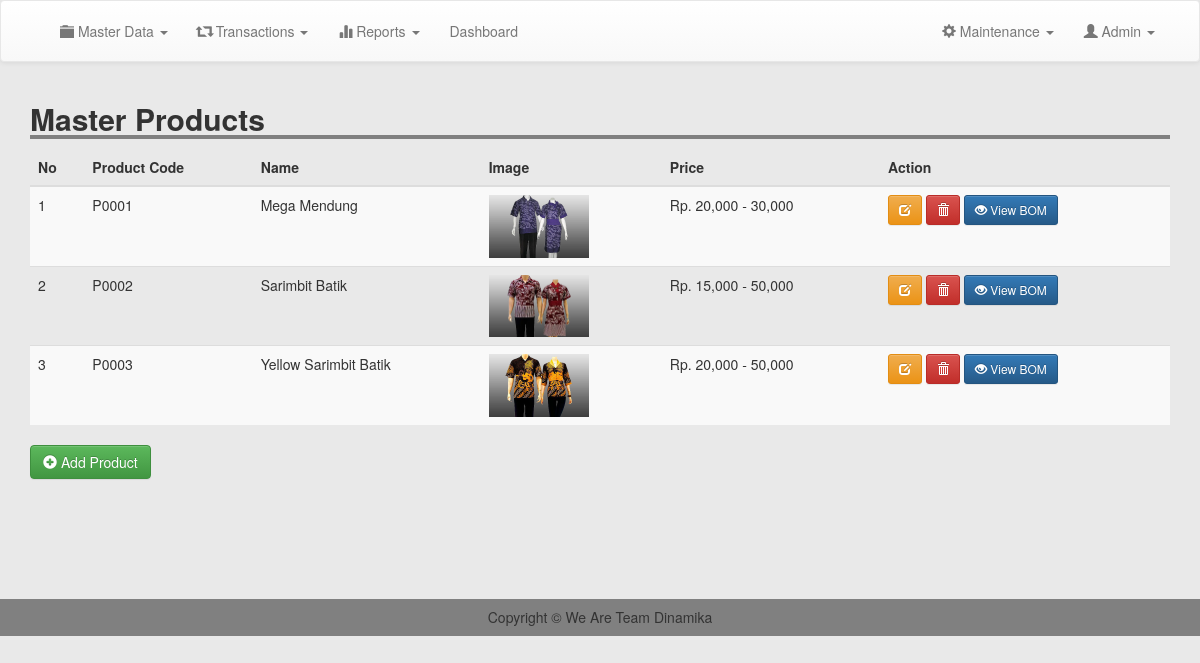
/admin/master_products.php (signed in), run on the app's committed database.
### tables this page shows
CREATE TABLE products (
    product_code VARCHAR(20) PRIMARY KEY,
    name VARCHAR(150) NOT NULL,
    price VARCHAR(255) NOT NULL,
    size VARCHAR(255) NOT NULL,
    weight INT NOT NULL,
    description TEXT,
    image VARCHAR(255)
);

### admin/master_products.php (the view, shortened to what this page needs)
<?php
include 'header.php';
?>
<div class="container">
    <h2 style="border-bottom:4px solid gray;"><b>Master Products</b></h2>
    <table class="table table-striped">
        <thead>
            <tr>
                <th scope="col">No</th>
                <th scope="col">Product Code</th>
                <th scope="col">Name</th>
                <th scope="col">Image</th>
                <th scope="col">Price</th>
                <th scope="col">Action</th>
            </tr>
        </thead>
        <tbody>
            <?php
            $no = 1;
            $result = mysqli_query($conn, "SELECT * FROM products ORDER BY product_code ASC");
            while ($row = mysqli_fetch_assoc($result)) {
                ?>
                <tr>
                    <td><?= $no++; ?></td>
                    <td><?= htmlspecialchars($row['product_code']); ?></td>
                    <td><?= htmlspecialchars($row['name']); ?></td>
                    <td><img src="../image/products/<?= htmlspecialchars($row['image']); ?>" width="100"></td>
                    <td>
                        <?php
                        if (strpos($row['price'], ",") === false) {
                            echo "Rp. " . number_format($row['price']);
                        } else {
                            $p = explode(",", $row['price']);
                            echo "Rp. " . number_format($p[0]) . " - " . number_format(end($p));
                        }
                        ?>
                    </td>
                    <td>
                        <a href="edit_product.php?code=<?= $row['product_code']; ?>" class="btn btn-warning btn-sm"><i class="glyphicon glyphicon-edit"></i></a>
                        <a href="process/delete_product.php?code=<?= $row['product_code']; ?>" class="btn btn-danger btn-sm"
                           onclick="return confirm('Are you sure you want to delete this product?')"><i class="glyphicon glyphicon-trash"></i></a>
                        <a href="bom.php?code=<?= $row['product_code']; ?>" class="btn btn-primary btn-sm"><i class="glyphicon glyphicon-eye-open"></i> View BOM</a>
                    </td>
                </tr>
                <?php
            }
            ?>
        </tbody>
    </table>
    <a href="add_product.php" class="btn btn-success"><i class="glyphicon glyphicon-plus-sign"></i> Add Product</a>
</div>
<br><br><br><br><br><br>
<?php include 'footer.php'; ?>

### css/style.css (style rules this page uses)
body { margin: 0; padding: 0; background-color: #e9e9e9; }

### data on the page
products: product_code "P0001", name "Mega Mendung", image (picture), price "20,000", p "30,000"
products: product_code "P0002", name "Sarimbit Batik", image (picture), price "15,000", p "50,000"
products: product_code "P0003", name "Yellow Sarimbit Batik", image (picture), price "20,000", p "50,000"
